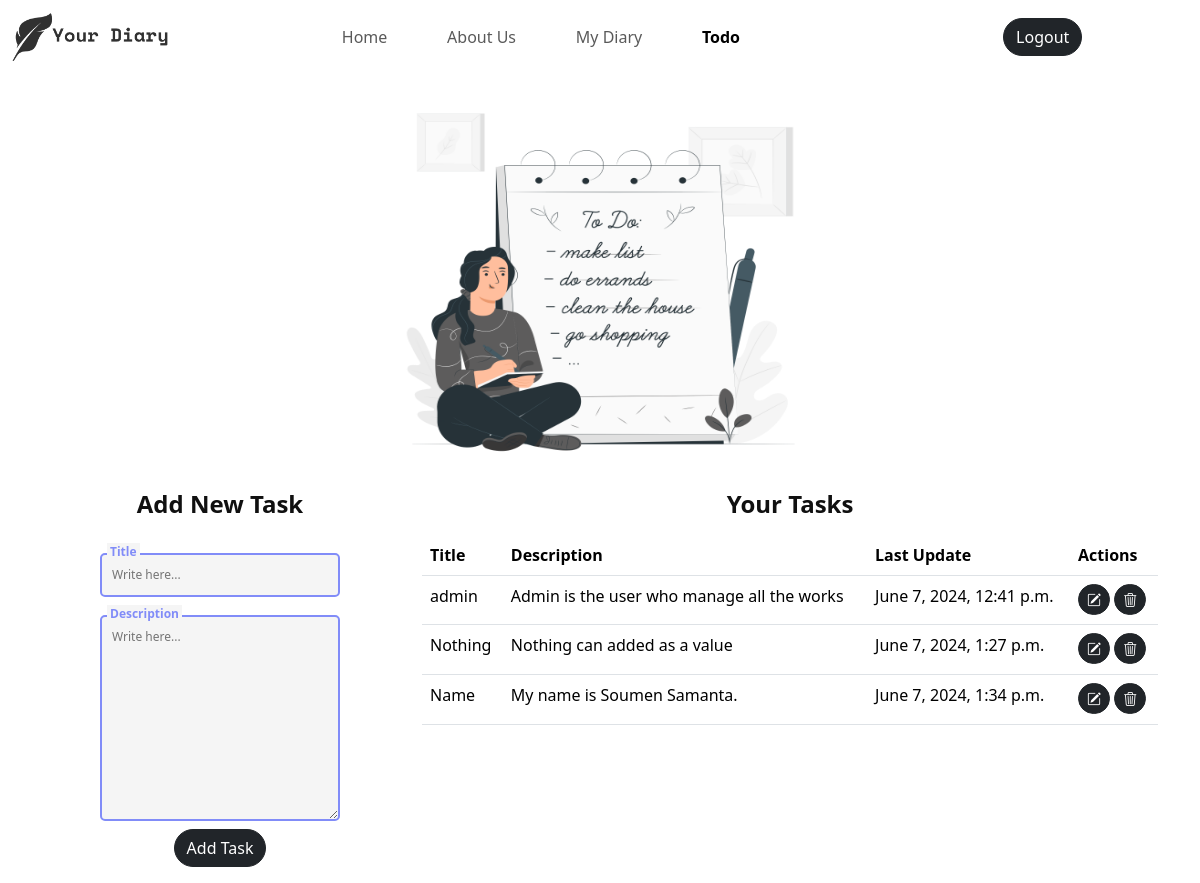
Before: /todo/ (signed in) with the older database file.
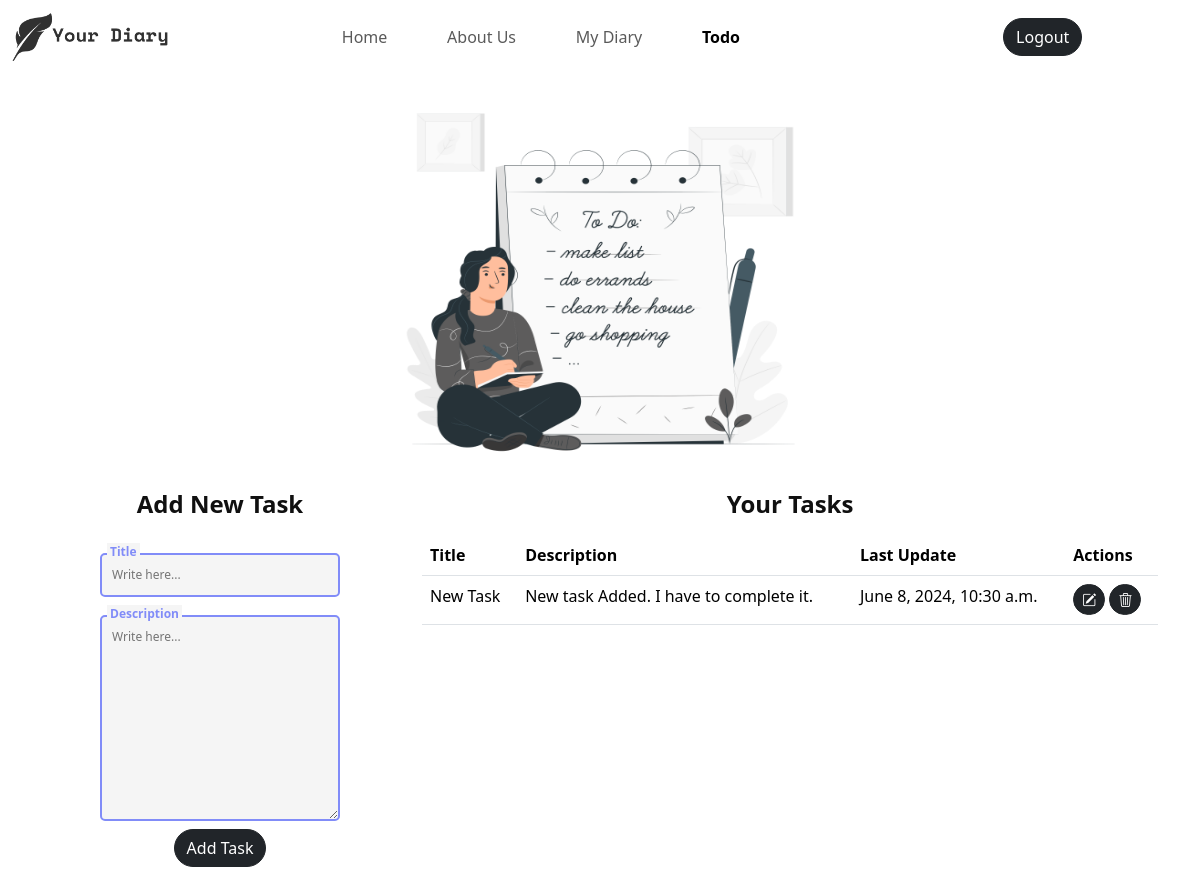
After: the same page with the newer database file.
### diary/models.py (models this page shows, shortened)
class Todo(models.Model):
    user = models.ForeignKey(User, on_delete=models.CASCADE)
    title = models.CharField(max_length=100)
    description = models.TextField()
    created_at = models.DateTimeField(auto_now_add=True)
    updated_at = models.DateTimeField(auto_now=True)

### diary/views.py (the view)
# urls.py: path("todo/", views.todo, name="todo"),
@login_required(login_url="login")
def todo(request):
	context = {}
	todo_form = TodoForm()
	context["todo_form"] = todo_form
	todos = Todo.objects.filter(user=request.user)
	context["todos"] = todos
	context['activeTodo']="active"
	return render(request, "todo.html", context)

### diary/forms.py
class TodoForm(forms.ModelForm):
	class Meta:
		model = Todo
		fields = ('title', 'description')
		widgets = {
			'title': forms.TextInput(attrs={'class': 'input', 'placeholder': 'Write here...'}),
			'description': forms.Textarea(attrs={'class': 'input', 'placeholder': 'Write here...'}),
		}

### diary/templates/todo.html (shortened to what this page needs)
{% extends "base.html" %}
{% load static %}
{% block css %}
	<link rel="stylesheet" href="{% static "css/todo.css" %}">
{% endblock css %}
{% block body %}
	<div class="container todo-page">
		<div class="row todo-image">
			<img src="{% static "media/Todo_list.png" %}" alt="" class="todo-img">
		</div>
		<div class="row">
			<div class="col-sm-4">
				<h4 class='heading text-center'>Add New Task</h4>
				<form action="{% url "addTodo" %}" class="todo-form" method="POST" >{% csrf_token %}
					{% for field in todo_form %}
						<div class="coolinput">
							<label for="{{field.id_for_label}}" class="text">{{field.label}}</label>
							{{field}}  <small class='text-warning'>{{field.errors|striptags}}</small>
						</div>
					{% endfor %}
					<input type="submit" class="btn btn-dark mt-2" value='Add Task'>
				</form>
			</div>
			<div class="col-sm-8">
				<h4 class='heading text-center'>Your Tasks</h4>
				{% if todos %}
					<table class="table table-hover">
						<thead>
							<tr>
								<th>Title</th>
								<th>Description</th>
								<th>Last Update</th>
								<th>Actions</th>
							</tr>
						</thead>
						<tbody>
							{% for todo in todos %}
								<tr>
									<td>{{todo.title}}</td>
									<td>{{todo.description}}</td>
									<td>{{todo.updated_at}}</td>
									<td>
										<a href="{% url "updateTodo" todo.id %}" class="btn btn-sm btn-dark"><i class="bi bi-pencil-square"></i></a>
										<a href="" data-id="{{todo.id}}" class="btn btn-sm btn-dark delete-btn"><i class="bi bi-trash3"></i></a>
									</td>
								</tr>
							{% endfor %}
					</table>
				{% else %}
					<p class="text-center">No tasks available</p>
				{% endif %}
			</div>
		</div>
	</div>
{% endblock body %}

### diary/templates/base.html (shortened to what this page needs)
<!doctype html>
{% load static %}
<html lang="en">
	<head>
		<link href="https://cdn.jsdelivr.net/npm/bootstrap@5.3.3/dist/css/bootstrap.min.css" rel="stylesheet">
		<link rel="stylesheet" href="https://cdn.jsdelivr.net/npm/bootstrap-icons@1.11.3/font/bootstrap-icons.min.css">
		<link rel="stylesheet" href="{% static "css/style.css" %}">
		{% block css %}{% endblock css %}
	</head>
  	<body>
		<nav class="navbar navbar-expand-lg bg-transparant">
			<div class="container-fluid">
				<a class="navbar-brand" href={% url "home" %}> <img src="{% static "media/logo.png" %}" alt="" srcset="" class='logo' /> </a>
				<div class="collapse navbar-collapse nav-items" id="navbarNavAltMarkup">
					<div class="navbar-nav main-nav-item">
						<a class="nav-link {{activeHome}}" aria-current="page" href={% url "home" %}>Home</a>
						<a class="nav-link {{activeAbout}}" href={% url "about" %}>About Us</a>
						<a class="nav-link {{activeDiary}}" href={% url "myDiary" %}>My Diary</a>
						<a class="nav-link {{activeTodo}}" href={% url "todo" %}>Todo</a>
					</div>
					<div class="navbar-nav auth-items">
						{% if user.is_authenticated %}
							<a class="btn btn-dark" href="{% url 'logout' %}">Logout</a>
						{% else %}
							<a class="btn btn-dark" href="{% url 'login' %}">Login</a>
							<a class="btn btn-dark " href="{% url 'signup' %}">Sign Up</a>
						{% endif %}
					</div>
				</div>
			</div>
		</nav>
		{% block body %}
		{% endblock body %}
	</body>
</html>

### diary/static/css/style.css (style rules this page uses)
.nav-items { justify-content: space-around; }
.logo { height: 3rem; }
.main-nav-item { width: 50%; justify-content: space-evenly; }
.bg-transparant { background: transparent !important; }
.auth-items { gap: 5px; width: fit-content; }
.btn { border-radius: 30px !important; }
.active { font-weight: 700; }

### diary/static/css/todo.css (style rules this page uses)
.todo-page { margin-bottom: 1rem; }
.todo-form { align-items: center; display: flex; flex-direction: column; }
.heading { font-size: 1.5rem; font-weight: 700; color: #101010; margin: 1rem 0; }
td a { margin-bottom: .1rem; }
.todo-image { justify-content: center; }
.todo-img { height: 50vh; width: 30rem; }
.coolinput { display: flex; flex-direction: column; width: 90%; position: static; max-width: 240px; }
.coolinput label.text { font-size: 0.75rem; color: #818CF8; font-weight: 700; position: relative; top: 0.5rem; margin: 0 0 0 7px; padding: 0 3px; background: whitesmoke; width: fit-content; }
.coolinput > .input { padding: 11px 10px; font-size: 0.75rem; border: 2px #818CF8 solid; border-radius: 5px; background: whitesmoke; }

Changed rows visible on the page:
removed Todo: title "admin", description "Admin is the user who manage all the works", updated_at "June 7, 2024, 12:41 p.m."
removed Todo: title "Nothing", description "Nothing can added as a value", updated_at "June 7, 2024, 1:27 p.m."
removed Todo: title "Name", description "My name is Soumen Samanta.", updated_at "June 7, 2024, 1:34 p.m."
added Todo: title "New Task", description "New task Added. I have to complete it.", updated_at "June 8, 2024, 10:30 a.m."
